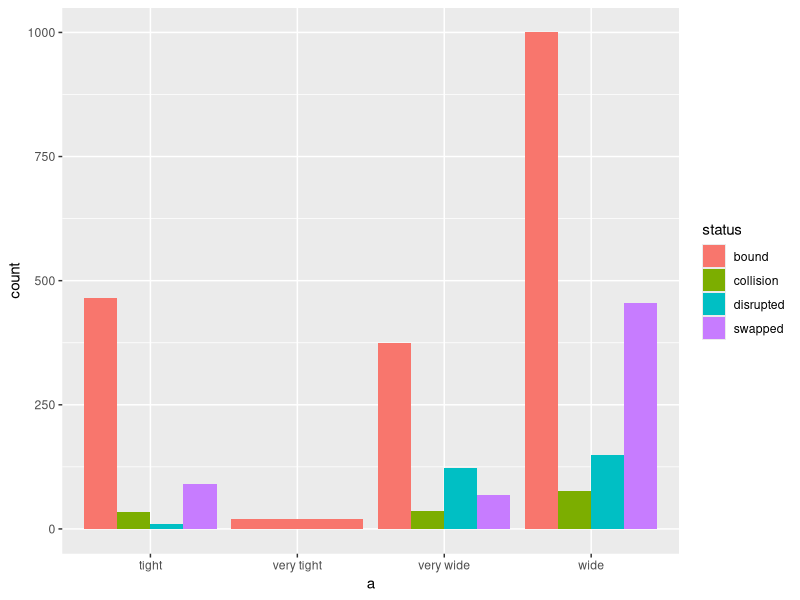

Here is the R script that generated this plot:
library(tidyverse)

data <- read_csv('results.csv')

data <- na.omit(data)

data %>%
  ggplot(aes(a, fill=status)) +
  geom_bar(position = "dodge")
